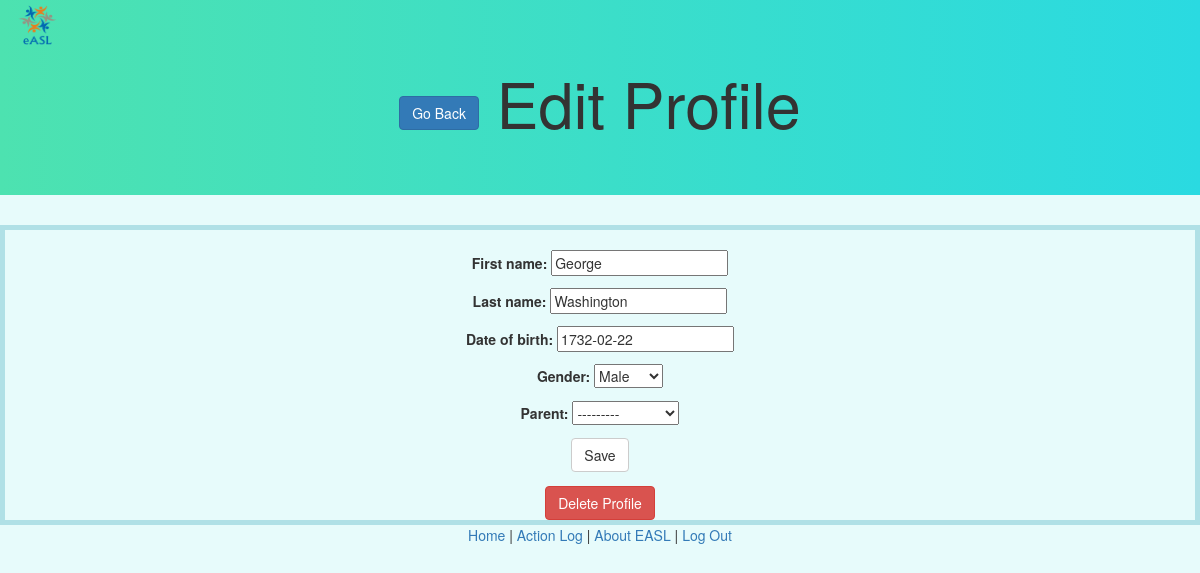
The app's page /edit_page/2/ (signed in) with its own data.
### webApp/models.py (models this page shows, shortened)
class Student(models.Model):
    first_name = models.CharField(max_length=50)
    last_name = models.CharField(max_length=50)
    date_of_birth = models.DateField()
    gender = models.CharField(max_length=10, choices=[('M', 'Male'), ('F', 'Female')])
    parent = models.ForeignKey(User, null=True, blank=True, on_delete=models.CASCADE)
    class Meta:
        unique_together = [("first_name", "last_name", "date_of_birth")]
        ordering = ['last_name']

### webApp/views.py (the view, shortened to what this page needs)
# urls.py: url(r'^edit_page/(\d+)/', views.edit_page, name='edit_page'),
def edit_page(request, id):
    if request.user.is_authenticated:
        if request.user.is_staff:
            try:
                student = Student.objects.get(id=id)
            except Student.DoesNotExist:
                raise Http404('Student not found')
            display_success = False
            form = StudentEditForm(initial={
                    'first_name': student.first_name,
                    'last_name': student.last_name,
                    'date_of_birth': student.date_of_birth,
                    'gender': student.gender
                    })
            return render(request, 'edit_page.html',{'student': student, 'form': form, 'display_success': display_success})
        else:
            return redirect('/unauth')
    else:
        return redirect('/accounts/login')

### webApp/forms.py
class StudentEditForm(ModelForm):
    class Meta:
        model = Student
        fields=('first_name', 'last_name', 'date_of_birth','gender', 'parent')
    first_name = forms.CharField(max_length=50)
    last_name = forms.CharField(max_length=50)
    date_of_birth = forms.DateField()
    gender = forms.Select(choices=GENDER_CHOICES)
    parent = forms.Select(choices = User.objects.all())

### webApp/templates/edit_page.html (shortened to what this page needs)
{% extends "base.html" %}
{% block content %}
{% load bootstrap3 %}
{% bootstrap_css %}
<img class ='logo' src='/static/images/eASL_logo.png' height="50" width="75">
<div class="jumbotron text-center">
  <h1>
    <a class="btn btn-primary" href="{% url 'student_detail' student.id %}";>Go Back</a>
    Edit Profile
  </h1>
</div>
<div id='form'>
  <form method="post">
    {{ form.as_p }}
    <input class="btn btn-default" type="submit" value="Save"/>
  </form>
  <a class="btn btn-danger" onclick="showDeletion()";>Delete Profile</a>
</div>
{% endblock %}

### webApp/templates/edit_page.html (style rules this page uses)
#form { border: 5px solid powderblue; text-align: center; }
.jumbotron { background: linear-gradient(to right, #4DE2B0, #2ADAE1); }
body { background: #E7FBFB; }
.logo { position: relative; float:left; }

### records on screen
Student: first_name "George", last_name "Washington", date_of_birth "1732-02-22", gender "Male", parent "---------"
